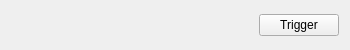
<?xml version="1.0" encoding="UTF-8"?>
<ui version="4.0">
 <class>TriggerSlotLineWidget</class>
 <widget class="QWidget" name="TriggerSlotLineWidget">
  <property name="geometry">
   <rect>
    <x>0</x>
    <y>0</y>
    <width>350</width>
    <height>50</height>
   </rect>
  </property>
  <property name="sizePolicy">
   <sizepolicy hsizetype="Fixed" vsizetype="Fixed">
    <horstretch>0</horstretch>
    <verstretch>0</verstretch>
   </sizepolicy>
  </property>
  <property name="minimumSize">
   <size>
    <width>0</width>
    <height>50</height>
   </size>
  </property>
  <property name="maximumSize">
   <size>
    <width>16777215</width>
    <height>50</height>
   </size>
  </property>
  <property name="baseSize">
   <size>
    <width>0</width>
    <height>0</height>
   </size>
  </property>
  <property name="windowTitle">
   <string>Form</string>
  </property>
  <property name="autoFillBackground">
   <bool>false</bool>
  </property>
  <layout class="QHBoxLayout" name="horizontalLayout">
   <item>
    <widget class="QLabel" name="label_name">
     <property name="minimumSize">
      <size>
       <width>150</width>
       <height>0</height>
      </size>
     </property>
     <property name="maximumSize">
      <size>
       <width>150</width>
       <height>16777215</height>
      </size>
     </property>
     <property name="font">
      <font>
       <bold>true</bold>
      </font>
     </property>
     <property name="text">
      <string/>
     </property>
    </widget>
   </item>
   <item>
    <widget class="QLabel" name="label_channel">
     <property name="text">
      <string/>
     </property>
    </widget>
   </item>
   <item>
    <spacer name="verticalSpacer">
     <property name="orientation">
      <enum>Qt::Vertical</enum>
     </property>
     <property name="sizeHint" stdset="0">
      <size>
       <width>10</width>
       <height>32</height>
      </size>
     </property>
    </spacer>
   </item>
   <item>
    <widget class="QPushButton" name="pushButton_trigger">
     <property name="text">
      <string>Trigger</string>
     </property>
    </widget>
   </item>
  </layout>
 </widget>
 <resources/>
 <connections/>
</ui>
